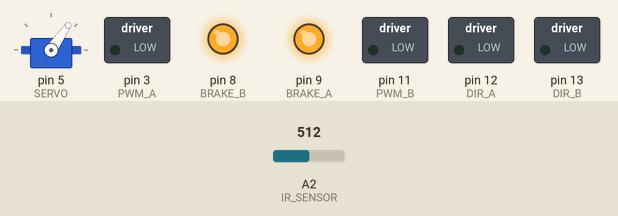
Recording of a sketch running on a simulated Arduino Uno, built with avr-gcc and run on an emulated ATmega328P. Shown: servo, switched loads named in the sketch (green lamp = pin HIGH), output pins drawn as LEDs (lit = HIGH). The test bench sets the inputs (shaded band); at power-on: A2 (IR_SENSOR) = 512.

Above: at 1.7 s.
1.8 s: A2 (IR_SENSOR) set to 366
3.3 s: A2 (IR_SENSOR) set to 341
At 4.1 s:
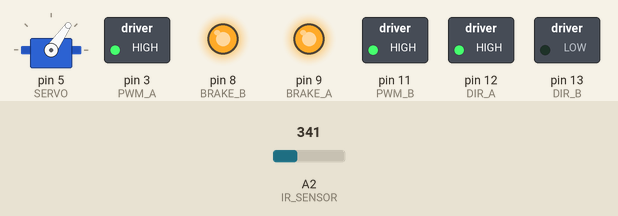
6.3 s: A2 (IR_SENSOR) set to 511
At 7.8 s:
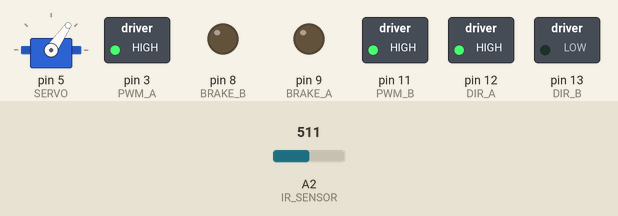
9.0 s: A2 (IR_SENSOR) set to 306
At 10.18 s:
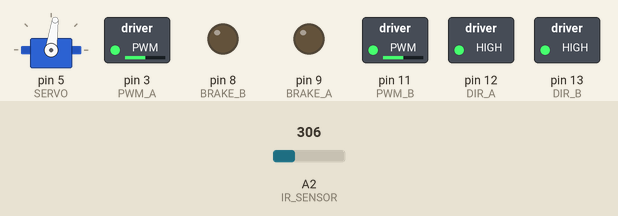
Timing chart, 0 to 13.0 s (numbered marks = the images above; inputs shaded):
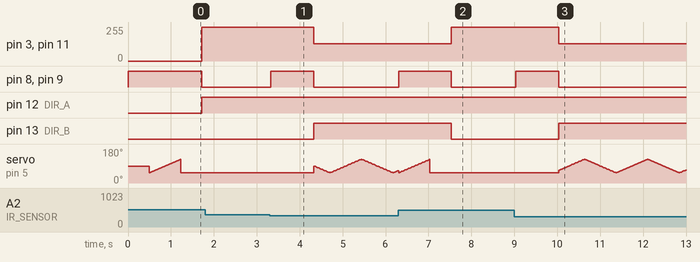

The sketch:

Robot.ino
```cpp
/*****************************************************************************/
/***                                                                       ***/
/*** Version: 1.0                                                          ***/
/*** Datum: 15.02.2013                                                     ***/
/***                                                                       ***/
/*** Dies ist der Programmcode für das Starter Kit von Florian H.          ***/
/***                                                                       ***/
/***                                                                       ***/
/***                                                                       ***/
/***                                                                       ***/
/*** Weiter-Entwicklung erwünscht! Aber bitte erzählt uns davon... ;-)     ***/
/***                                                                       ***/
/***                                                                       ***/
/*****************************************************************************/

// Nützliche Funktionen für die Servo Ansteuerung kommen von hier:
#include <Servo.h>

// Welcher Pin hat welche Funktion???
//      Funktion  Pin  Beschreibung
#define IR_SENSOR 2    // Der Sharp IR Sesor ist an Pin 2
#define DIR_B     13   // Richtung B
#define DIR_A     12   // Richtung A
#define PWM_B     11   // Geschwindigkeit B
#define BRAKE_A   9    // Bremse A
#define BRAKE_B   8    // Bremse B
#define PWM_A     3    // Geschwindigkeit A
#define SERVO     5    // Servo wird an Pin 5 angesteuert

// Nützliche Einstellungen:
#define FULL_SPEED        128             // Vollgas ist 255, höher geht nicht. Erstmal nur die halbe Geschindigkeit...
#define TURN_SPEED        255             // schnell Drehen
#define LEFT              LOW             // Links drehen bei LOW
#define RIGHT             HIGH            // ... und Rechts bei HIGH
#define CLOSEST_DISTANCE  350             // Bei diesem Wert am IR Sensor soll der Roboter anhalten --> Ist der Wert KLEINER hält der Roboter FRÜHER an
#define SERVO_RIGHT       55              // Mit welchem Winkel stößt der Sensor auf dem Servo Rechts an?
#define SERVO_LEFT        125             // Das gleiche mit Links

Servo SensorServo;  // Mit diesem Element wird der Servo gesteuert

// An welcher Servo Position ist die Distanz zur Gefahr am geringsten?
int SeekingPositionWithClosestDanger()
{
  // Erst mal anhalten
  digitalWrite(BRAKE_A, HIGH);
  digitalWrite(BRAKE_B, HIGH);
  int ServoPosition;
  int MinimumDistance = 0;
  int MinimumServoPosition = 0;

  // Von Rechts (SERVO_RIGHT = 55) nach Links (SERVO_LEFT=125) alle Servo Positionen anfahren. mit ServoPosition++ wird Wert immer um 1 erhöht
  for(ServoPosition = SERVO_RIGHT;ServoPosition <= SERVO_LEFT; ServoPosition++)
  {
    // Servo Wert einstellen
    SensorServo.write(ServoPosition);
    delay(10);
    // ist der aktuelle Wert näher, als der minimale Wert?
    if(analogRead( IR_SENSOR ) > MinimumDistance )
    {
      // Ja: aktueller Wert ist neues Minimum
      MinimumDistance = analogRead( IR_SENSOR );
      // Außerdem merken wir uns die Servo Position
      MinimumServoPosition = ServoPosition;
    }
  }
  // Die gefundene Position wieder einstellen und Wert zurückgeben
  SensorServo.write(MinimumServoPosition);
  return MinimumServoPosition;
}

byte ServoPosition = 90;
boolean TurnServo = RIGHT;
// Vorwärts fahren und dabei den Sensor hin und her schwenken
void DriveForward()
{
  SensorServo.write( ServoPosition );
  //Beide Motoren auf Geradeaus stellen, ...
  digitalWrite( DIR_A, HIGH );
  digitalWrite( DIR_B, HIGH );

  // ... Vollgas und ...
  analogWrite( PWM_A, FULL_SPEED );
  analogWrite( PWM_B, FULL_SPEED );

  // ..Bremsen lösen!
  digitalWrite( BRAKE_A, LOW );
  digitalWrite( BRAKE_B, LOW );

  // Dreht sich der Servo nach Rechts?
  if( TurnServo == LEFT )
    ServoPosition = ServoPosition+1;  // Weiter nach Rechts drehen. d.h. Wert um 1 erhöhen
  if( TurnServo == RIGHT )
    ServoPosition = ServoPosition-1;  // Sonst nach Links drehen, also 1 vom Wert abziehen

  // Hat der Servo das Linke Ende erreicht?
  if( ServoPosition > SERVO_LEFT )
    TurnServo = RIGHT; // Jetzt nach Rechts drehen
  if( ServoPosition < SERVO_RIGHT )
    TurnServo = LEFT;  // Sonst nach Links drehen...
}

// Drehen! Aber in welche Richtung??? LEFT für Links(gegen den Uhrzeiger) RIGHT für Rechts (im Uhrzeigersinn)
void Turn( boolean Direction )
{
  // Bremsen
  digitalWrite( BRAKE_A, HIGH );
  digitalWrite( BRAKE_B, HIGH );
  delay( 500 );

  digitalWrite( DIR_A, Direction );    // Motor A in die "RICHTUNG" drehen
  digitalWrite( DIR_B, !Direction );   // Motor B in entgegen der "RICHTUNG" drehen

  // Geschwindigkeit für das Drehen einstellen
  analogWrite( PWM_A, TURN_SPEED );
  analogWrite( PWM_B, TURN_SPEED );

  // Bremsen lösen
  digitalWrite( BRAKE_A, LOW );
  digitalWrite( BRAKE_B, LOW );

  // Solange drehen, bis der Sensor eine 10% weitere Entfernung misst
  while( ( CLOSEST_DISTANCE * 1 ) < analogRead( IR_SENSOR ) )
  {
    delay( 50 );
  }
  // Halt!
  digitalWrite( BRAKE_A, HIGH );
  digitalWrite( BRAKE_B, HIGH );
  delay(1000);
}

// Bevor es los geht... Diese Funktion wird am Anfang genau einmal ausgeführt
void setup( )
{
  //Motor A (rechts) initialisieren
  pinMode( DIR_A, OUTPUT );    // Pin für Richtung Motor A als Ausgang definieren
  pinMode( BRAKE_A, OUTPUT );  // Pin für Bremse Motor A als Ausgang definieren
  //Motor B (links) initialisieren
  pinMode( DIR_B, OUTPUT );    // Pin für Richtung Motor B als Ausgang definieren
  pinMode( BRAKE_B, OUTPUT );  // Pin für Bremse Motor B als Ausgang definieren

  // Beide Bremsen anziehen, HIGH = Bremsen!
  digitalWrite( BRAKE_A, HIGH );
  digitalWrite( BRAKE_B, HIGH );

  // Servo initialiseren und auf 90° stellen
  SensorServo.attach( SERVO );
  SensorServo.write( 90 );
  delay( 500 );

  // Warten bis etwas vor dem Sensor ist
  while( CLOSEST_DISTANCE  > analogRead( IR_SENSOR ) )
  {
    // solange warten...
    delay( 100 );
  }

  // Los geht's!!!
}

// Der eigentliche Programmablauf. Nachdem setup() fertig ist wird die Funktion loop() endlos nacheinander ausgeführt
void loop( )
{
  int DangerPosition;
  int Distance;

  Distance = analogRead( IR_SENSOR );    // was misst der Sensor?
  if(Distance > CLOSEST_DISTANCE )       // nah genug? Ist ein Hindernis nah, kommt ein großer Wert zurück. Sonst ein kleiner.
  {
    DangerPosition = SeekingPositionWithClosestDanger();  // Nochmal alles scannen um zu wissen, wo genau die Gefahr am nächsten ist...

    // Gefahr Links?
    if( DangerPosition <= 90 )
    {
      Turn( RIGHT );  // Rechts drehen
    }
    // Oder doch Rechts?
    if( DangerPosition > 90 )
    {
      Turn( LEFT );   // dann Links drehen
    }
  }
  DriveForward();  // Immer gerade aus!!!
  delay( 10 );
}
```

Measured:
- the behaviour switches between 351 and 350 on A2 (IR_SENSOR) (found by bisection; images 0 and 1)
- after the input at 1.8 s, every drawn part: stays the same
- after the input at 3.3 s, pin 3 (PWM_A), pin 11 (PWM_B): 255/255 → 128/255 after 1.0 s; pin 8 (BRAKE_B), pin 9 (BRAKE_A): LOW → HIGH at once, → LOW 1.0 s later; pin 13 (DIR_B): LOW → HIGH after 1.0 s
- after the input at 6.3 s, pin 3 (PWM_A), pin 11 (PWM_B): 128/255 → 255/255 after 1.2 s; pin 8 (BRAKE_B), pin 9 (BRAKE_A): LOW → HIGH at once, → LOW 1.2 s later; pin 13 (DIR_B): HIGH → LOW after 1.2 s
